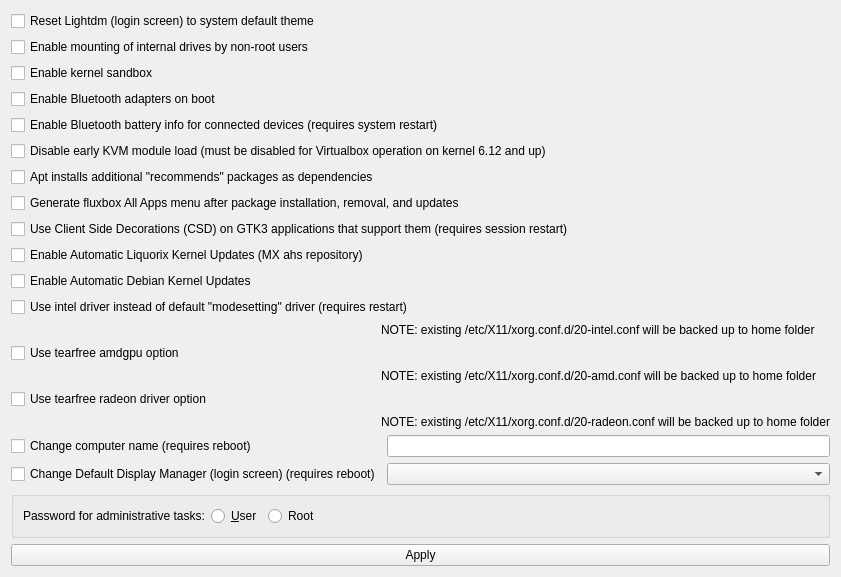
     <widget class="QWidget" name="tabMisc">
      <attribute name="title">
       <string>Miscellaneous</string>
      </attribute>
      <layout class="QGridLayout">
       <item row="0" column="0" colspan="3">
        <widget class="QCheckBox" name="checkMiscLightdmReset">
         <property name="text">
          <string>Reset Lightdm (login screen) to system default theme</string>
         </property>
        </widget>
       </item>
       <item row="1" column="0" colspan="3">
        <widget class="QCheckBox" name="checkMiscMountInternalDrivesNonRoot">
         <property name="text">
          <string>Enable mounting of internal drives by non-root users</string>
         </property>
        </widget>
       </item>
       <item row="2" column="0" colspan="3">
        <widget class="QCheckBox" name="checkMiscSandbox">
         <property name="text">
          <string>Enable kernel sandbox</string>
         </property>
        </widget>
       </item>
       <item row="3" column="0" colspan="3">
        <widget class="QCheckBox" name="checkMiscBluetoothAutoEnable">
         <property name="toolTip">
          <string>requires reboot</string>
         </property>
         <property name="text">
          <string>Enable Bluetooth adapters on boot</string>
         </property>
        </widget>
       </item>
       <item row="4" column="0" colspan="3">
        <widget class="QCheckBox" name="checkMiscBluetoothBattery">
         <property name="text">
          <string extracomment="expose battery info for connected bluetooth devices to the operating system via dbus">Enable Bluetooth battery info for connected devices (requires system restart)</string>
         </property>
        </widget>
       </item>
       <item row="5" column="0" colspan="3">
        <widget class="QCheckBox" name="checkMiscKVMVirtLoad">
         <property name="toolTip">
          <string extracomment="early loading is new on 6.12 kernel and conflicts with virtualbox">Early loading of KVM module is new to  kernel 6.12 and conflicts with some non-KVM virtual machine applications, including virtualbox</string>
         </property>
         <property name="text">
          <string extracomment="disable early loading of KVM module.  necessary for virtualbox to function with kernels 6.12 and up.  actually default behavior on kernels 6.11 and earlier.">Disable early KVM module load (must be disabled for Virtualbox operation on kernel 6.12 and up)</string>
         </property>
        </widget>
       </item>
       <item row="6" column="0" colspan="3">
        <widget class="QCheckBox" name="checkMiscInstallRecommends">
         <property name="text">
          <string>Apt installs additional &quot;recommends&quot; packages as dependencies</string>
         </property>
        </widget>
       </item>
       <item row="7" column="0" colspan="3">
        <widget class="QCheckBox" name="checkMiscDisableFluxboxMenuGeneration">
         <property name="text">
          <string>Generate fluxbox All Apps menu after package installation, removal, and updates</string>
         </property>
        </widget>
       </item>
       <item row="8" column="0" colspan="3">
        <widget class="QCheckBox" name="checkMiscCSD">
         <property name="text">
          <string>Use Client Side Decorations (CSD) on GTK3 applications that support them (requires session restart)</string>
         </property>
        </widget>
       </item>
       <item row="9" column="0" colspan="3">
        <widget class="QCheckBox" name="checkMiscLiqKernelUpdates">
         <property name="toolTip">
          <string extracomment="toggle for apt hold action on update meta packages">put a hold or remove a hold on updates of Liquorix kernels</string>
         </property>
         <property name="text">
          <string extracomment="uses apt-mark to hold or unhold updates to kernel metapackages">Enable Automatic Liquorix Kernel Updates (MX ahs repository)</string>
         </property>
        </widget>
       </item>
       <item row="10" column="0" colspan="3">
        <widget class="QCheckBox" name="checkMiscDebianKernelUpdates">
         <property name="toolTip">
          <string extracomment="toggle for apt hold action on update meta packages">put a hold or remove a hold on updates of Debian  kernels</string>
         </property>
         <property name="text">
          <string extracomment="uses apt-mark to hold or unhold updates to kernel metapackages">Enable Automatic Debian Kernel Updates</string>
         </property>
        </widget>
       </item>
       <item row="11" column="0" colspan="3">
        <widget class="QCheckBox" name="checkMiscIntelDriver">
         <property name="text">
          <string>Use intel driver instead of default &quot;modesetting&quot; driver (requires restart)</string>
         </property>
        </widget>
       </item>
       <item row="12" column="0">
        <spacer>
         <property name="sizePolicy">
          <sizepolicy hsizetype="Fixed" vsizetype="Fixed">
           <horstretch>0</horstretch>
           <verstretch>0</verstretch>
          </sizepolicy>
         </property>
         <property name="orientation">
          <enum>Qt::Orientation::Horizontal</enum>
         </property>
         <property name="sizeHint" stdset="0">
          <size>
           <width>32</width>
           <height>0</height>
          </size>
         </property>
        </spacer>
       </item>
       <item row="12" column="1" colspan="2">
        <widget class="QLabel" name="labelMiscIntelDriver">
         <property name="text">
          <string>NOTE: existing /etc/X11/xorg.conf.d/20-intel.conf will be backed up to home folder</string>
         </property>
        </widget>
       </item>
       <item row="13" column="0" colspan="3">
        <widget class="QCheckBox" name="checkMiscTearfreeAMD">
         <property name="text">
          <string>Use tearfree amdgpu option</string>
         </property>
        </widget>
       </item>
       <item row="14" column="1" colspan="2">
        <widget class="QLabel" name="labelMiscTearfreeAMD">
         <property name="text">
          <string>NOTE: existing /etc/X11/xorg.conf.d/20-amd.conf will be backed up to home folder</string>
         </property>
        </widget>
       </item>
       <item row="15" column="0" colspan="3">
        <widget class="QCheckBox" name="checkMiscTearfreeRadeon">
         <property name="text">
          <string>Use tearfree radeon driver option</string>
         </property>
        </widget>
       </item>
       <item row="16" column="1" colspan="2">
        <widget class="QLabel" name="labelMiscTearfreeRadeon">
         <property name="text">
          <string>NOTE: existing /etc/X11/xorg.conf.d/20-radeon.conf will be backed up to home folder</string>
         </property>
        </widget>
       </item>
       <item row="17" column="0" colspan="2">
        <widget class="QCheckBox" name="checkMiscHostName">
         <property name="text">
          <string extracomment="option to change the system hostname, requires a reboot to be 100% effective">Change computer name (requires reboot)</string>
         </property>
        </widget>
       </item>
       <item row="17" column="2">
        <widget class="QLineEdit" name="textMiscHostName"/>
       </item>
       <item row="18" column="0" colspan="2">
        <widget class="QCheckBox" name="checkMiscDisplayManager">
         <property name="text">
          <string extracomment="option to change display manager login screen.  present if more than one display manager is installed">Change Default Display Manager (login screen) (requires reboot)</string>
         </property>
        </widget>
       </item>
       <item row="18" column="2">
        <widget class="QComboBox" name="comboBoxDisplayManager"/>
       </item>
       <item row="19" column="0" colspan="3">
        <widget class="QGroupBox" name="groupMiscSudo">
         <layout class="QHBoxLayout">
          <item>
           <widget class="QLabel" name="labelMiscSudo">
            <property name="text">
             <string>Password for administrative tasks:</string>
            </property>
           </widget>
          </item>
          <item>
           <widget class="QRadioButton" name="radioMiscSudoUser">
            <property name="text">
             <string>&amp;User</string>
            </property>
           </widget>
          </item>
          <item>
           <widget class="QRadioButton" name="radioMiscSudoRoot">
            <property name="text">
             <string>Root</string>
            </property>
           </widget>
          </item>
          <item>
           <spacer>
            <property name="orientation">
             <enum>Qt::Orientation::Horizontal</enum>
            </property>
            <property name="sizeHint" stdset="0">
             <size>
              <width>0</width>
              <height>0</height>
             </size>
            </property>
           </spacer>
          </item>
         </layout>
        </widget>
       </item>
       <item row="20" column="0">
        <spacer>
         <property name="orientation">
          <enum>Qt::Orientation::Vertical</enum>
         </property>
         <property name="sizeHint" stdset="0">
          <size>
           <width>0</width>
           <height>0</height>
          </size>
         </property>
        </spacer>
       </item>
       <item row="21" column="0" colspan="3">
        <widget class="QPushButton" name="pushMiscApply">
         <property name="text">
          <string>Apply</string>
         </property>
         <property name="icon">
          <iconset theme="dialog-ok"/>
         </property>
        </widget>
       </item>
      </layout>
     </widget>
